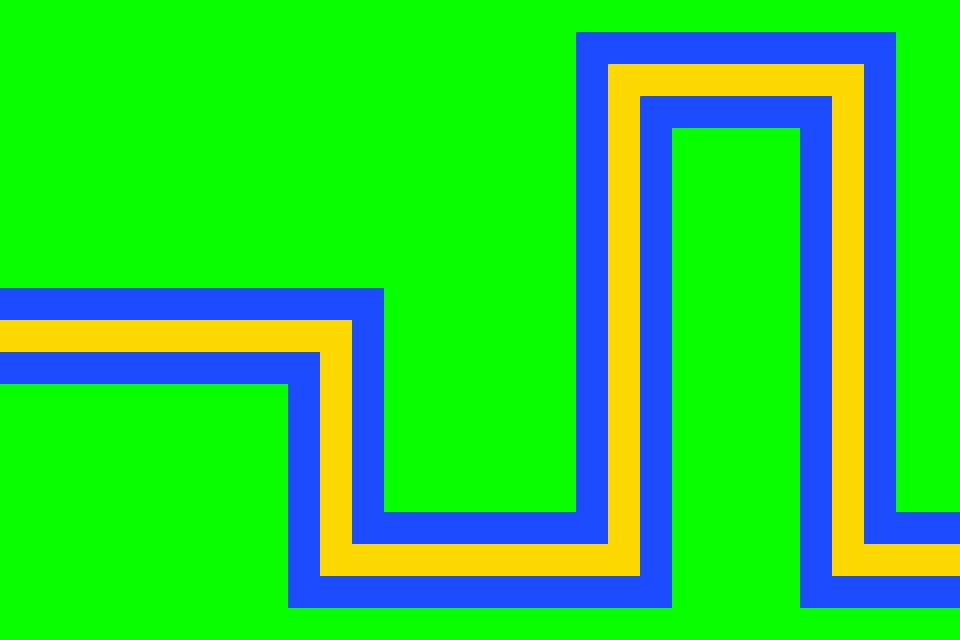

This is a level from a 2D game, rendered from its Tiled map with the project's own tilesets. A one-line summary and the map file follow, with tile-layer data summarised:
An orthogonal 30x20 tile map with 32x32 px tiles, 2 tile layers (barrier, bg), 2 tilesets.

<map version="1.0" tiledversion="1.2.3" orientation="orthogonal" renderorder="left-up" width="30" height="20" tilewidth="32" tileheight="32" infinite="0" nextlayerid="3" nextobjectid="1">
 <tileset firstgid="1" source="barriers.tsx" />
 <tileset firstgid="21" source="塔防地图.tsx" />
 <layer id="1" name="barrier" width="30" height="20">
  <data>[600 cells, 142 non-empty, 9 distinct tile ids]</data>
 </layer>
 <layer id="2" name="bg" width="30" height="20">
  <data>[600 cells, 600 non-empty, 3 distinct tile ids]</data>
 </layer>
</map>